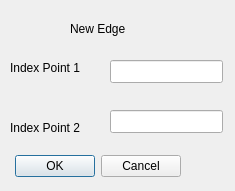
<?xml version="1.0" encoding="UTF-8"?>
<ui version="4.0">
 <class>Dialog</class>
 <widget class="QDialog" name="Dialog">
  <property name="geometry">
   <rect>
    <x>0</x>
    <y>0</y>
    <width>235</width>
    <height>191</height>
   </rect>
  </property>
  <property name="windowTitle">
   <string>Dialog</string>
  </property>
  <widget class="QDialogButtonBox" name="buttonBox">
   <property name="geometry">
    <rect>
     <x>10</x>
     <y>150</y>
     <width>171</width>
     <height>32</height>
    </rect>
   </property>
   <property name="orientation">
    <enum>Qt::Horizontal</enum>
   </property>
   <property name="standardButtons">
    <set>QDialogButtonBox::Cancel|QDialogButtonBox::Ok</set>
   </property>
  </widget>
  <widget class="QLabel" name="label">
   <property name="geometry">
    <rect>
     <x>70</x>
     <y>20</y>
     <width>81</width>
     <height>17</height>
    </rect>
   </property>
   <property name="text">
    <string>New Edge</string>
   </property>
  </widget>
  <widget class="QLabel" name="label_2">
   <property name="geometry">
    <rect>
     <x>10</x>
     <y>60</y>
     <width>91</width>
     <height>16</height>
    </rect>
   </property>
   <property name="text">
    <string>Index Point 1</string>
   </property>
  </widget>
  <widget class="QLabel" name="label_3">
   <property name="geometry">
    <rect>
     <x>10</x>
     <y>120</y>
     <width>91</width>
     <height>16</height>
    </rect>
   </property>
   <property name="text">
    <string>Index Point 2</string>
   </property>
  </widget>
  <widget class="QLineEdit" name="p1">
   <property name="geometry">
    <rect>
     <x>110</x>
     <y>60</y>
     <width>113</width>
     <height>23</height>
    </rect>
   </property>
  </widget>
  <widget class="QLineEdit" name="p2">
   <property name="geometry">
    <rect>
     <x>110</x>
     <y>110</y>
     <width>113</width>
     <height>23</height>
    </rect>
   </property>
  </widget>
 </widget>
 <resources/>
 <connections>
  <connection>
   <sender>buttonBox</sender>
   <signal>accepted()</signal>
   <receiver>Dialog</receiver>
   <slot>accept()</slot>
   <hints>
    <hint type="sourcelabel">
     <x>248</x>
     <y>254</y>
    </hint>
    <hint type="destinationlabel">
     <x>157</x>
     <y>274</y>
    </hint>
   </hints>
  </connection>
  <connection>
   <sender>buttonBox</sender>
   <signal>rejected()</signal>
   <receiver>Dialog</receiver>
   <slot>reject()</slot>
   <hints>
    <hint type="sourcelabel">
     <x>316</x>
     <y>260</y>
    </hint>
    <hint type="destinationlabel">
     <x>286</x>
     <y>274</y>
    </hint>
   </hints>
  </connection>
 </connections>
</ui>
